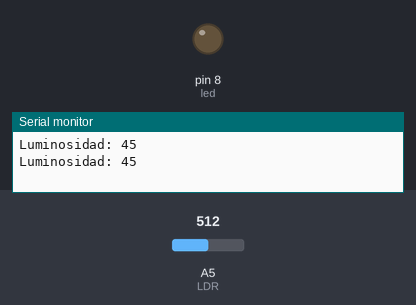
This sketch was run on a simulated Arduino Uno, built with avr-gcc and run on an emulated ATmega328P. Parts: output pins drawn as LEDs (lit = HIGH), the last lines printed to the serial monitor. The inputs (shaded band) are chosen by the test bench; at power-on: A5 (LDR) = 512.

Above: at 2.5 s.
2.6 s: A5 (LDR) set to 877
5.6 s: A5 (LDR) set to 909
At 8.6 s:
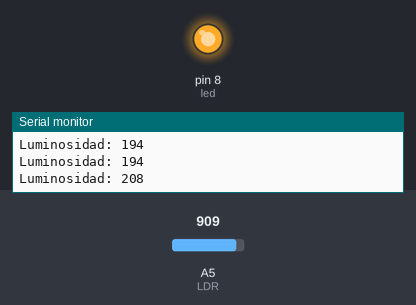
9.4 s: A5 (LDR) set to 716
At 12.5 s:
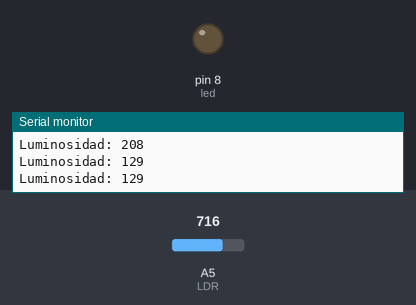
12.9 s: A5 (LDR) set to 900
At 15.1 s:
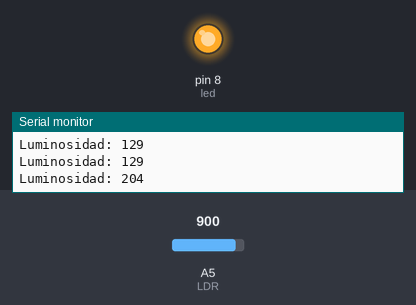
Timing chart, 0 to 16.6 s (numbered marks = the images above; inputs shaded):
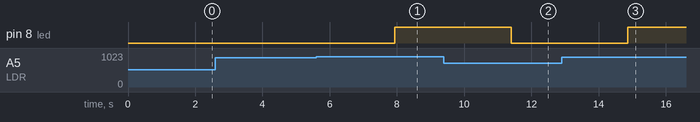

Measured:
- the behaviour switches between 891 and 892 on A5 (LDR) (found by bisection; images 0 and 1)
- after the input at 5.6 s, pin 8 (led): LOW → HIGH after 2.3 s
- after the input at 9.4 s, pin 8 (led): HIGH → LOW after 2.0 s
- after the input at 12.9 s, pin 8 (led): LOW → HIGH after 2.0 s

The sketch:

ej03.ino
```cpp
#define LDR A5
#define led 8

void setup(){
  Serial.begin(9600);
  pinMode(led, OUTPUT);
}

void loop(){
  int luz = analogRead(LDR);
  luz = map(luz, 400, 1024, 0, 255);
  Serial.print("Luminosidad: ");
  Serial.println(luz);
  delay(1000);
  if (luz > 200){
    digitalWrite(led, HIGH);
  }
  else{
    digitalWrite(led, LOW);
  }
  delay(733);
}
```
